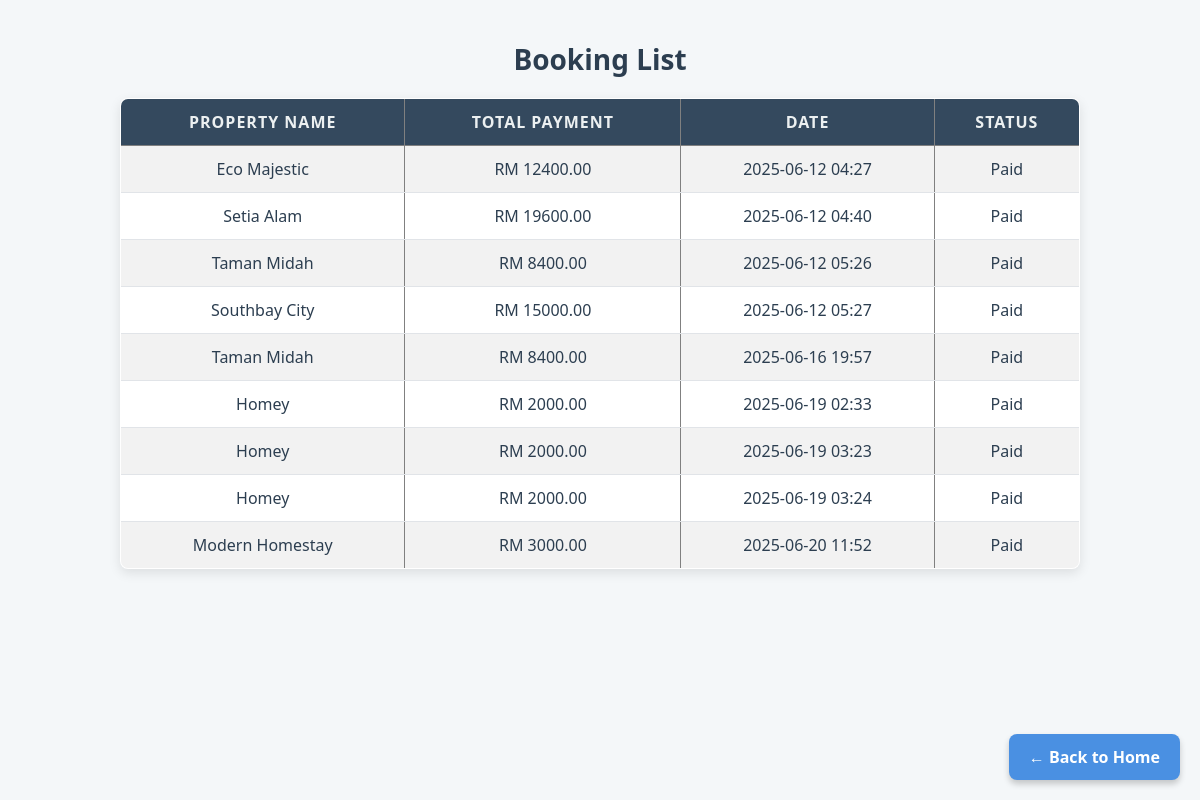
Page /payment/booking-list/ (signed in) on the committed database.
### payment/models.py (models this page shows)
class Booking(models.Model):
    property = models.ForeignKey(Property, on_delete=models.CASCADE)
    user = models.ForeignKey(User, on_delete=models.CASCADE)
    total_payment = models.DecimalField(max_digits=10, decimal_places=2)
    date = models.DateTimeField()
    status = models.CharField(max_length=20)

### proplistpage/models.py (models this page shows, shortened)
class Property(models.Model):
    LOCATION_CHOICES = [
        ('KUALA LUMPUR', 'Kuala Lumpur'),
        ('SELANGOR', 'Selangor'),
        ('PENANG', 'Penang'),
        ('OTHERS', 'Others'),
    ]
    PROPERTY_TYPE_CHOICES = [
        ('sale', 'For Sale'),
        ('rent', 'For Rent'),
    ]
    user = models.ForeignKey(User, on_delete=models.CASCADE)  # 🔥 Add this line
    title = models.CharField(max_length=100)
    location = models.CharField(max_length=100, choices=LOCATION_CHOICES)
    price = models.DecimalField(max_digits=10, decimal_places=2)
    description = models.TextField()
    address = models.CharField(max_length=200, blank=True)
    detail = models.TextField(blank=True)
    image = models.ImageField(upload_to='property_images/')
    type = models.CharField(max_length=10, choices=PROPERTY_TYPE_CHOICES, default='sale')
    is_booked = models.BooleanField(default=False)
    created_at = models.DateTimeField(auto_now_add=True)

### payment/views.py (the view)
# urls.py: path('booking-list/', views.booking_list, name='booking_list'),
@login_required
def booking_list(request):
    bookings = Booking.objects.filter(user=request.user)
    return render(request, 'payment/booking_list.html', {'bookings': bookings})

### payment/templates/payment/booking_list.html (shortened to what this page needs)
{% load static %}
<!DOCTYPE html>
<html>
<head>
    <link rel="stylesheet" href="{% static 'main/style.css' %}">
</head>
<body>
<h5 style="text-align:center;">Booking List</h5>
<table border="1" style="margin:auto; border-collapse: collapse;">
    <tr>
        <th>Property Name</th>
        <th>Total Payment</th>
        <th>Date</th>
        <th>Status</th>
    </tr>
    {% for b in bookings %}
    <tr>
        <td>{{ b.property.title }}</td>
        <td>RM {{ b.total_payment|floatformat:2 }}</td>
        <td>{{ b.date|date:"Y-m-d H:i" }}</td>
        <td>{{ b.status }}</td>
    </tr>
    {% endfor %}
</table>
<a href="{% url 'proplistpage:property-list' %}" class="button-back">← Back to Home</a>
</body>
</html>

### main/static/main/style.css (style rules this page uses)
body { font-family: 'Segoe UI', Tahoma, Geneva, Verdana, sans-serif; background-color: #f4f7f9; margin: 0; padding: 0; }
h5 { margin: 40px 0 20px; color: #2c3e50; font-size: 28px; text-align: center; }
table { width: 80%; margin: auto; border-collapse: collapse; background-color: #ffffff; box-shadow: 0 4px 12px rgba(0, 0, 0, 0.1); border-radius: 8px; overflow: hidden; }
table th { background-color: #34495e; color: #ecf0f1; padding: 12px; text-transform: uppercase; letter-spacing: 1px; }
table td { padding: 12px; text-align: center; border-bottom: 1px solid #e1e4e8; color: #2c3e50; }
table tr:nth-child(even) { background-color: #f2f2f2; }
.button-back { position: fixed; bottom: 20px; right: 20px; background-color: #4a90e2; color: white; padding: 12px 20px; border-radius: 8px; text-decoration: none; font-weight: bold; box-shadow: 0 4px 6px rgba(0,0,0,0.2); z-index: 1000; }

### rows in the picture
Booking: property "Eco Majestic", total_payment "12400.00", date "2025-06-12 04:27", status "Paid"
Booking: property "Setia Alam", total_payment "19600.00", date "2025-06-12 04:40", status "Paid"
Booking: property "Taman Midah", total_payment "8400.00", date "2025-06-12 05:26", status "Paid"
Booking: property "Southbay City", total_payment "15000.00", date "2025-06-12 05:27", status "Paid"
Booking: property "Taman Midah", total_payment "8400.00", date "2025-06-16 19:57", status "Paid"
Booking: property "Homey", total_payment "2000.00", date "2025-06-19 02:33", status "Paid"
Booking: property "Homey", total_payment "2000.00", date "2025-06-19 03:23", status "Paid"
Booking: property "Homey", total_payment "2000.00", date "2025-06-19 03:24", status "Paid"
Booking: property "Modern Homestay", total_payment "3000.00", date "2025-06-20 11:52", status "Paid"
